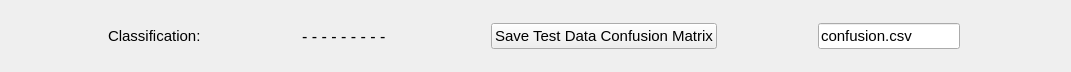
   <widget class="QWidget" name="layoutWidget">
    <property name="geometry">
     <rect>
      <x>410</x>
      <y>750</y>
      <width>1071</width>
      <height>52</height>
     </rect>
    </property>
    <layout class="QHBoxLayout" name="horizontalLayout_7">
     <property name="spacing">
      <number>4</number>
     </property>
     <item>
      <widget class="QLabel" name="label_7">
       <property name="sizePolicy">
        <sizepolicy hsizetype="Fixed" vsizetype="Preferred">
         <horstretch>0</horstretch>
         <verstretch>0</verstretch>
        </sizepolicy>
       </property>
       <property name="font">
        <font>
         <pointsize>11</pointsize>
        </font>
       </property>
       <property name="text">
        <string>Classification:</string>
       </property>
       <property name="alignment">
        <set>Qt::AlignmentFlag::AlignLeading|Qt::AlignmentFlag::AlignLeft|Qt::AlignmentFlag::AlignVCenter</set>
       </property>
      </widget>
     </item>
     <item>
      <widget class="QLabel" name="label_Classification">
       <property name="sizePolicy">
        <sizepolicy hsizetype="Fixed" vsizetype="Fixed">
         <horstretch>0</horstretch>
         <verstretch>0</verstretch>
        </sizepolicy>
       </property>
       <property name="minimumSize">
        <size>
         <width>0</width>
         <height>50</height>
        </size>
       </property>
       <property name="font">
        <font>
         <pointsize>12</pointsize>
        </font>
       </property>
       <property name="text">
        <string>- - - - - - - - - </string>
       </property>
      </widget>
     </item>
     <item>
      <widget class="QPushButton" name="pushButton_SaveTestDataConfusionMatrix">
       <property name="sizePolicy">
        <sizepolicy hsizetype="Fixed" vsizetype="Fixed">
         <horstretch>0</horstretch>
         <verstretch>0</verstretch>
        </sizepolicy>
       </property>
       <property name="font">
        <font>
         <pointsize>11</pointsize>
        </font>
       </property>
       <property name="text">
        <string>Save Test Data Confusion Matrix</string>
       </property>
      </widget>
     </item>
     <item>
      <widget class="QLineEdit" name="lineEdit_confusionMatrix_filename">
       <property name="sizePolicy">
        <sizepolicy hsizetype="Maximum" vsizetype="Fixed">
         <horstretch>0</horstretch>
         <verstretch>0</verstretch>
        </sizepolicy>
       </property>
       <property name="font">
        <font>
         <pointsize>11</pointsize>
        </font>
       </property>
       <property name="text">
        <string>confusion.csv</string>
       </property>
      </widget>
     </item>
    </layout>
   </widget>
